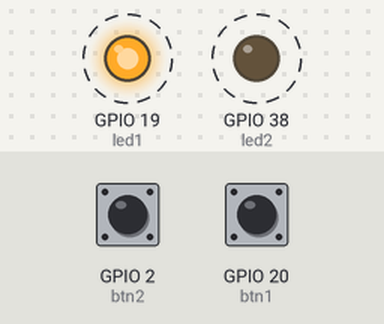
Recording of a sketch running on a simulated ESP32. Parts: output pins drawn as LEDs (lit = HIGH). Dashed ring = blinking. Inputs (shaded band) come from the test bench; at power-on: GPIO 2 (btn2) HIGH, GPIO 20 (btn1) HIGH.

Above: at 0.2 s.
Timing chart, 0 to 4.6 s (numbered marks = the images above):
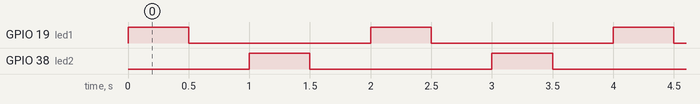

The sketch:

Lab1Part3.ino
```cpp
//Filename: Lab1Par3.ino
//Author: Sung-Po Chang
//Date: 04/10/2026
//Description: This file controls the blinking of two LED with seperate button on ESP32
//Version: 1.0

// ================ Global variables ================
const int led1 = 19;
const int btn1 = 20;
const int led2 = 38;
const int btn2 = 2;
bool flashing1 = true;
bool flashing2 = true;


void setup() {
  // set up LED pins and button pins on board
  pinMode(led1, OUTPUT);
  pinMode(led2, OUTPUT);
  pinMode(btn1, INPUT_PULLUP);
  pinMode(btn2, INPUT_PULLUP);
}

void loop() {
  checkButton(btn1, flashing1); //check button state for LED1
  checkButton(btn2, flashing2); //check button state for LED2

  if (flashing1) {
    blinkLED(led1, 500);
  } else {
    digitalWrite(led1, LOW);
  }

  if (flashing2) {
    blinkLED(led2, 500);
  } else {
    digitalWrite(led2, LOW);
  }
}

// Name: checkButton
// Description: This function takes button pin number and LED current state to determine to switch LED state or not
void checkButton(int btnPin, bool &state) {
  if (digitalRead(btnPin) == LOW) {
    state = !state;
    delay(200);
  }
}

// Name: blinkLED
// Description: This function takes pin number and delay time to implement the blinking behavior
void blinkLED(int pin, int delayTime) {
  digitalWrite(pin, HIGH);
  delay(delayTime);
  digitalWrite(pin, LOW);
  delay(delayTime);
}
```

Measured:
- by itself, GPIO 19 (led1), GPIO 38 (led2): alternates HIGH for 0.50 s and LOW for 1.5 s
- by itself, everything shown: repeats every 2.0 s, in 4 steps
